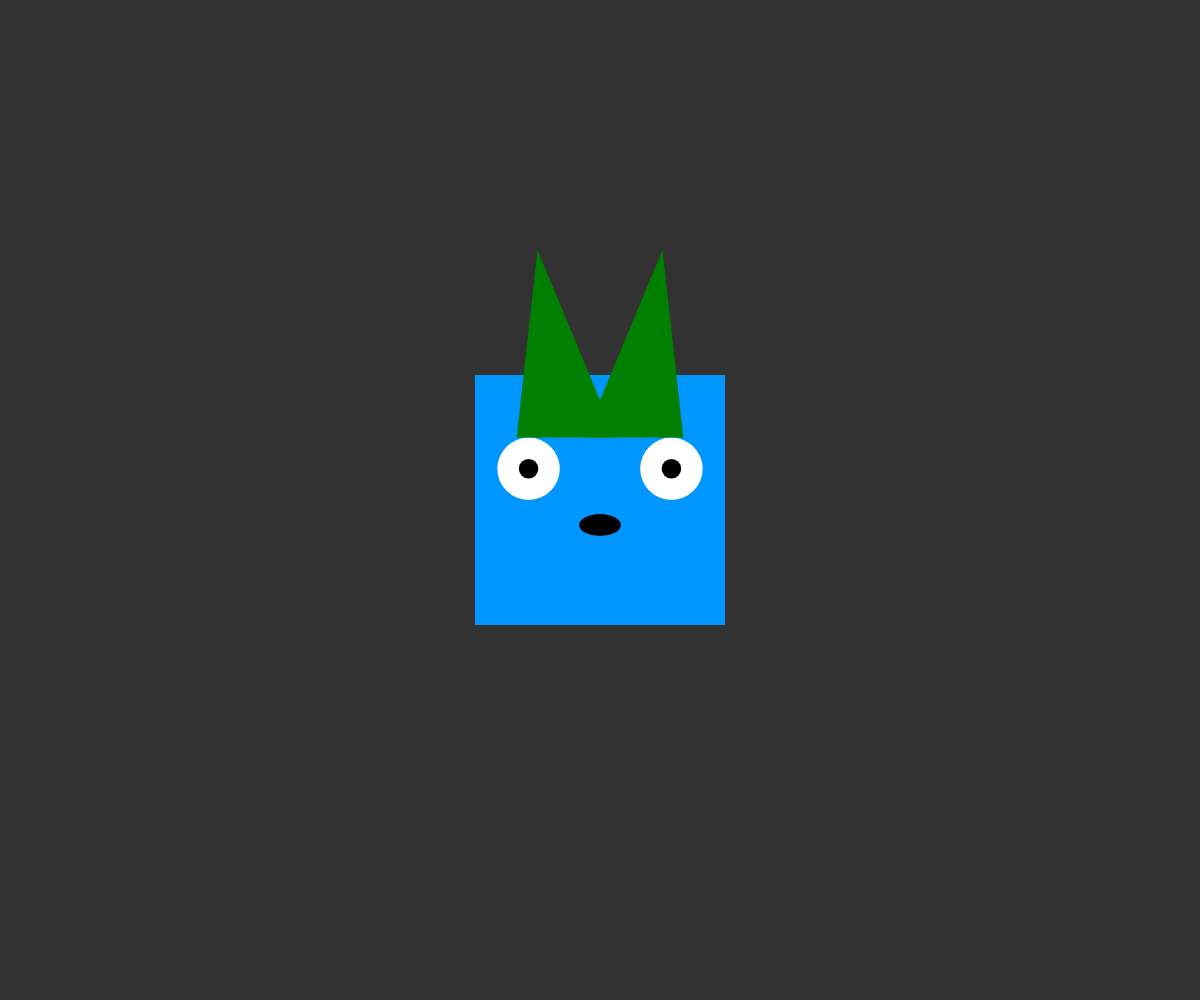
Frame 1 (no input)
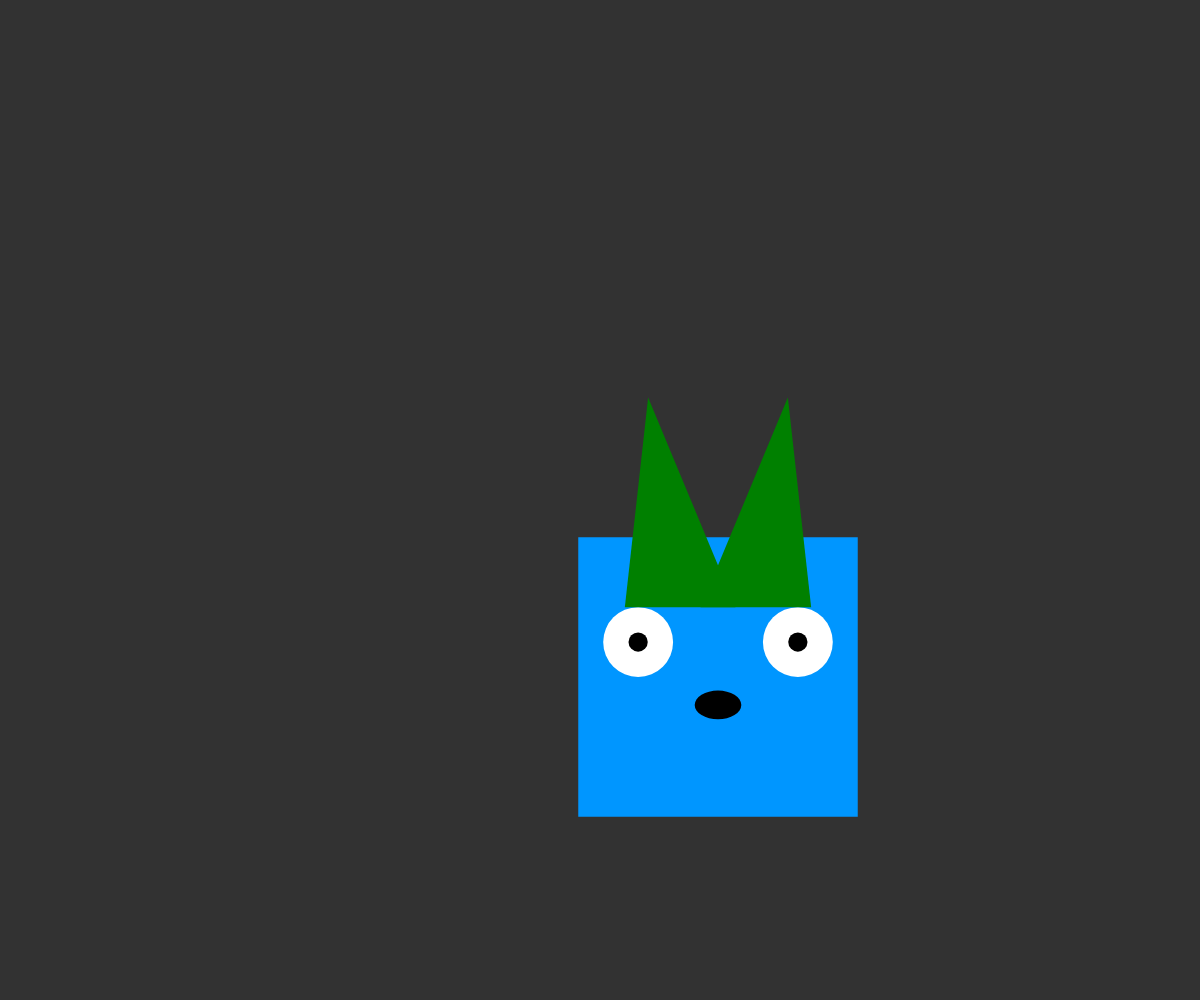
Frame 60 (no input)
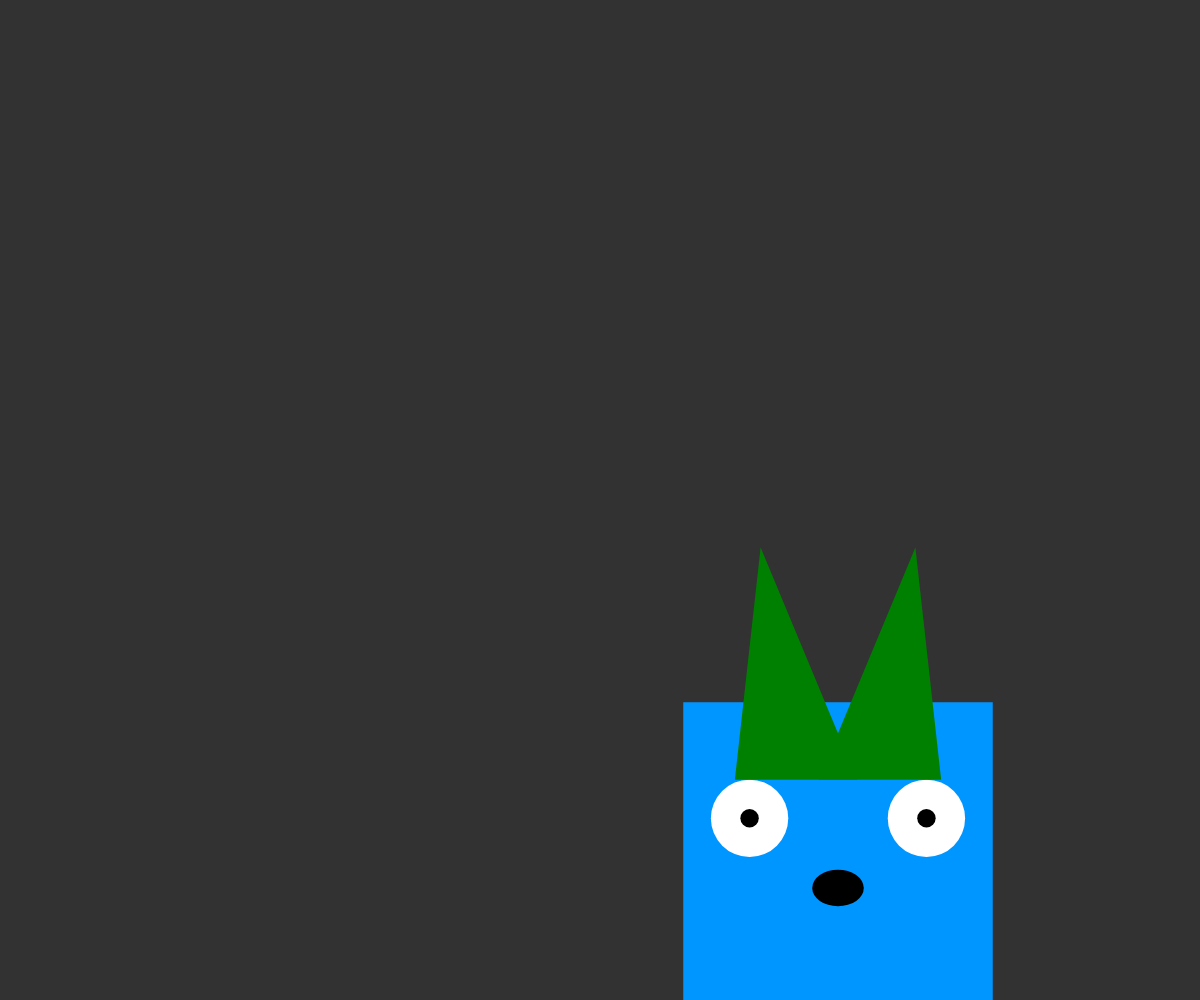
Frame 120 (the mouse pressed at the canvas centre since frame 60)

The p5.js sketch that drew these frames (run headless with seeded random() and noise() and a simulated clock; from frame 60 on, the mouse is pressed at the canvas centre):

// p5.js sketch
// ── sketch.js
let minRad = 50;
let maxRad = 200;
let xspeed = 2;
let yspeed = 3;
let x, y;
let angle = 0;

function setup() {
  createCanvas(windowWidth, windowHeight);
  x = width / 2;
  y = height / 2;
}

function drawFace(x, y, a, r) {
  push();
  translate(x, y);
  rotate(a);
  fill(0, 150, 255);
  noStroke();
  rectMode(CENTER);
  square(0, 0, r * 2);

  fill(255);
  ellipseMode(CENTER);
  circle(-r / 1.75, -r / 4, r / 2);
  circle(r / 1.75, -r / 4, r / 2);

  let pupilDia = map(r, minRad, maxRad, r / 4, r / 16);
  fill(0);
  circle(-r / 1.75, -r / 4, pupilDia);
  circle(r / 1.75, -r / 4, pupilDia);

  let mouth = map(r, minRad, maxRad, 2, r / 3);
  fill(0);
  ellipse(0, r / 5, r / 3, mouth);

  fill("green");
  triangle(-r / 2, -r * 2, r / 8, -r / 2, -r / 1.5, -r / 2);
  triangle(r / 2, -r * 2, r / 1.5, -r / 2, -r / 8, -r / 2);

  pop();
}

function draw() {
  background(50);

  let radius = map(x, 0, width, minRad, maxRad);
  drawFace(x, y, angle, radius);
  x += xspeed;
  y += yspeed;

  if (x < 0 || x > width) xspeed *= -1;
  if (y < 0 || y > height) yspeed *= -1;
}
